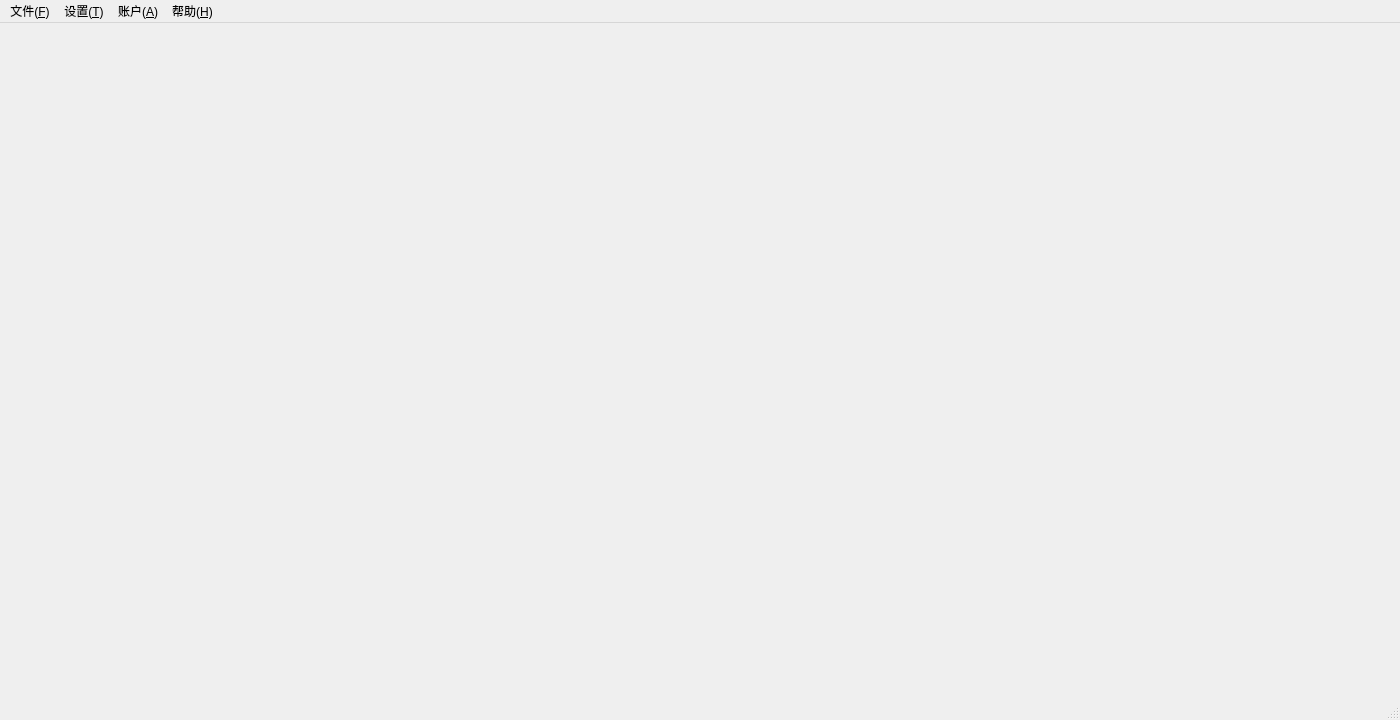
<?xml version="1.0" encoding="UTF-8"?>
<ui version="4.0">
 <class>MainWindow</class>
 <widget class="QMainWindow" name="MainWindow">
  <property name="geometry">
   <rect>
    <x>0</x>
    <y>0</y>
    <width>1400</width>
    <height>720</height>
   </rect>
  </property>
  <property name="windowTitle">
   <string>荒原</string>
  </property>
  <widget class="QWidget" name="centralwidget"/>
  <widget class="QMenuBar" name="menubar">
   <property name="geometry">
    <rect>
     <x>0</x>
     <y>0</y>
     <width>1400</width>
     <height>28</height>
    </rect>
   </property>
   <widget class="QMenu" name="menu_F">
    <property name="title">
     <string>文件(&amp;F)</string>
    </property>
    <widget class="QMenu" name="menu">
     <property name="title">
      <string>导出</string>
     </property>
     <addaction name="actionPDF"/>
     <addaction name="actionHTML"/>
    </widget>
    <addaction name="new_file_action"/>
    <addaction name="open_file_action"/>
    <addaction name="save_file_action"/>
    <addaction name="save_as_action"/>
    <addaction name="recent_action"/>
    <addaction name="separator"/>
    <addaction name="menu"/>
    <addaction name="separator"/>
    <addaction name="quit_action"/>
   </widget>
   <widget class="QMenu" name="menu_E">
    <property name="title">
     <string>设置(&amp;T)</string>
    </property>
    <addaction name="preferences_set"/>
    <addaction name="theme_set"/>
    <addaction name="background_set"/>
    <addaction name="music_set"/>
   </widget>
   <widget class="QMenu" name="menu_A">
    <property name="title">
     <string>账户(&amp;A)</string>
    </property>
    <addaction name="website_account"/>
    <addaction name="wechat_account"/>
   </widget>
   <widget class="QMenu" name="menu_H">
    <property name="title">
     <string>帮助(&amp;H)</string>
    </property>
    <addaction name="markdown_help"/>
    <addaction name="short_key_help"/>
    <addaction name="about_help"/>
   </widget>
   <addaction name="menu_F"/>
   <addaction name="menu_E"/>
   <addaction name="menu_A"/>
   <addaction name="menu_H"/>
  </widget>
  <widget class="QStatusBar" name="statusbar"/>
  <action name="new_file_action">
   <property name="text">
    <string>新建(&amp;N)</string>
   </property>
  </action>
  <action name="save_file_action">
   <property name="text">
    <string>保存(&amp;S)</string>
   </property>
  </action>
  <action name="save_as_action">
   <property name="text">
    <string>另存为(&amp;R)</string>
   </property>
  </action>
  <action name="recent_action">
   <property name="text">
    <string>最近打开</string>
   </property>
  </action>
  <action name="actionPDF">
   <property name="text">
    <string>PDF</string>
   </property>
  </action>
  <action name="actionHTML">
   <property name="text">
    <string>HTML</string>
   </property>
  </action>
  <action name="quit_action">
   <property name="text">
    <string>退出(&amp;C)</string>
   </property>
  </action>
  <action name="preferences_set">
   <property name="text">
    <string>首选项</string>
   </property>
  </action>
  <action name="theme_set">
   <property name="text">
    <string>主题</string>
   </property>
  </action>
  <action name="background_set">
   <property name="text">
    <string>背景图</string>
   </property>
  </action>
  <action name="music_set">
   <property name="text">
    <string>音乐</string>
   </property>
  </action>
  <action name="website_account">
   <property name="text">
    <string>网站</string>
   </property>
  </action>
  <action name="wechat_account">
   <property name="text">
    <string>公众号</string>
   </property>
  </action>
  <action name="markdown_help">
   <property name="text">
    <string>Markdown语法</string>
   </property>
  </action>
  <action name="short_key_help">
   <property name="text">
    <string>快捷键图谱</string>
   </property>
  </action>
  <action name="about_help">
   <property name="text">
    <string>关于荒原</string>
   </property>
  </action>
  <action name="open_file_action">
   <property name="text">
    <string>打开(&amp;O)</string>
   </property>
  </action>
 </widget>
 <resources/>
 <connections/>
</ui>
